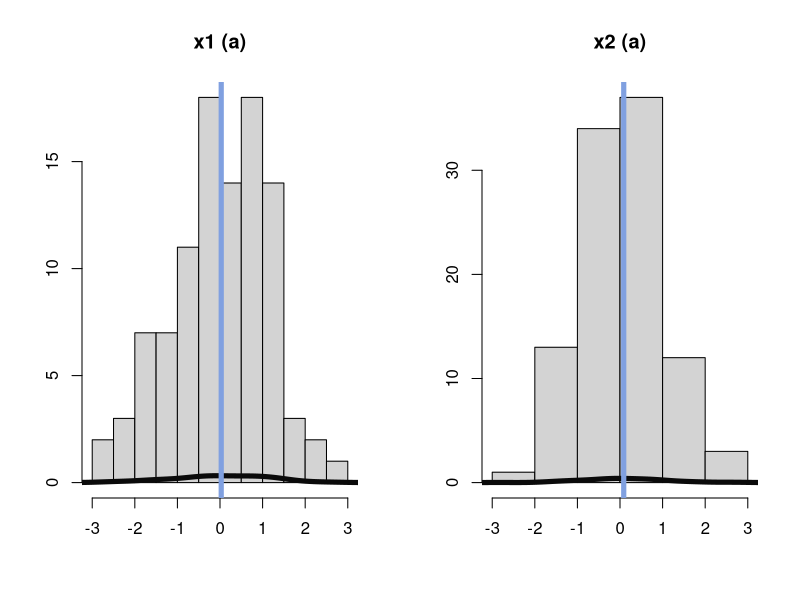
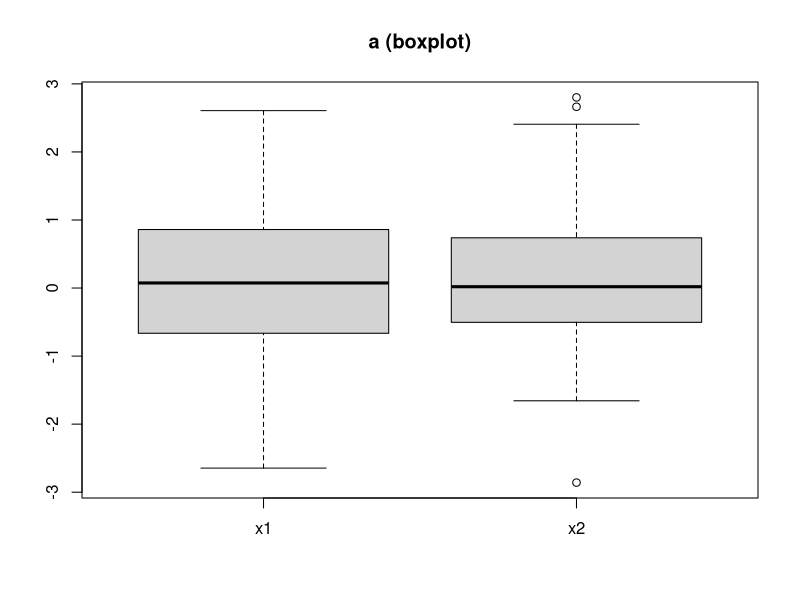
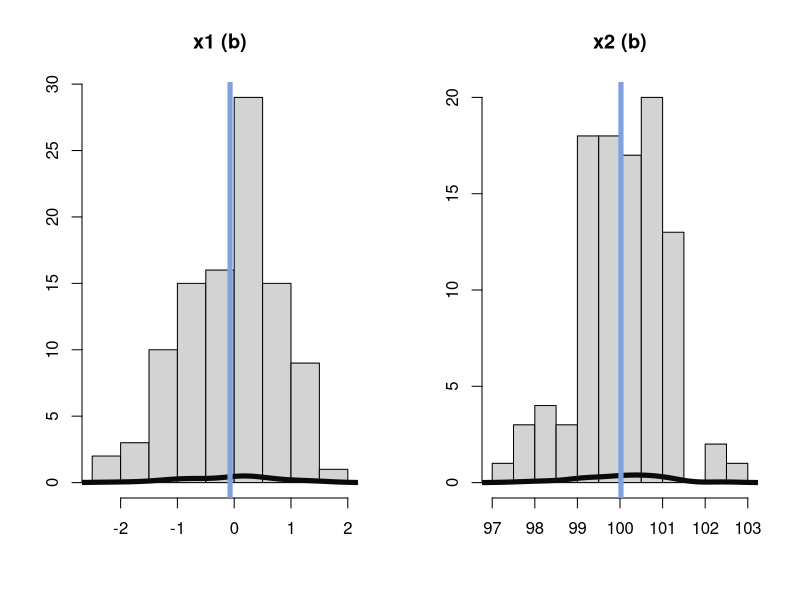
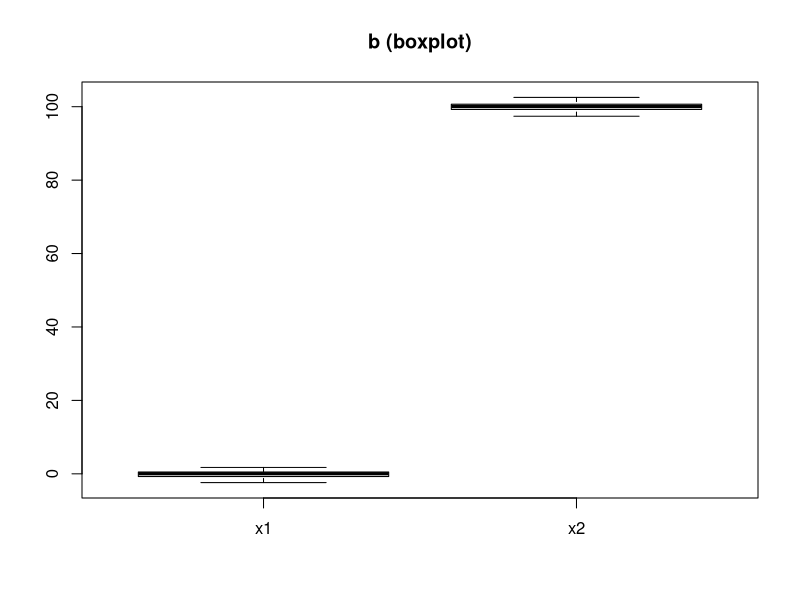
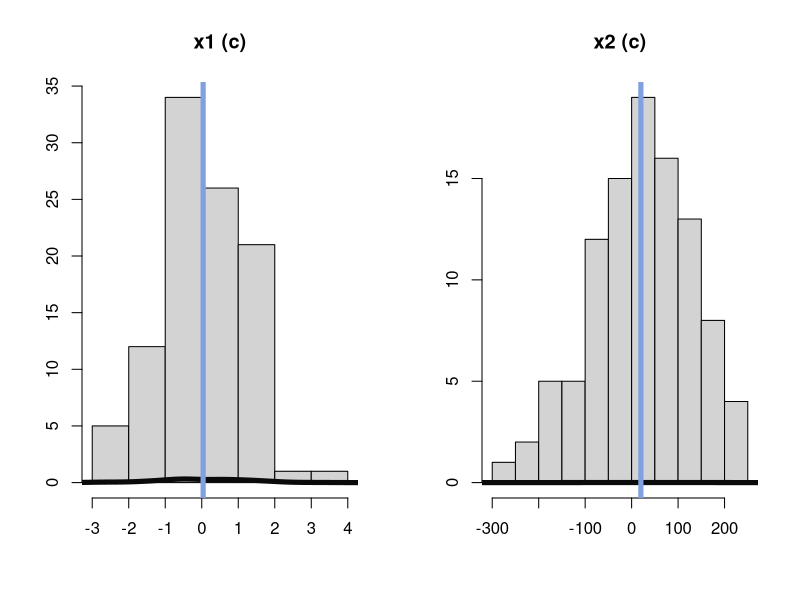
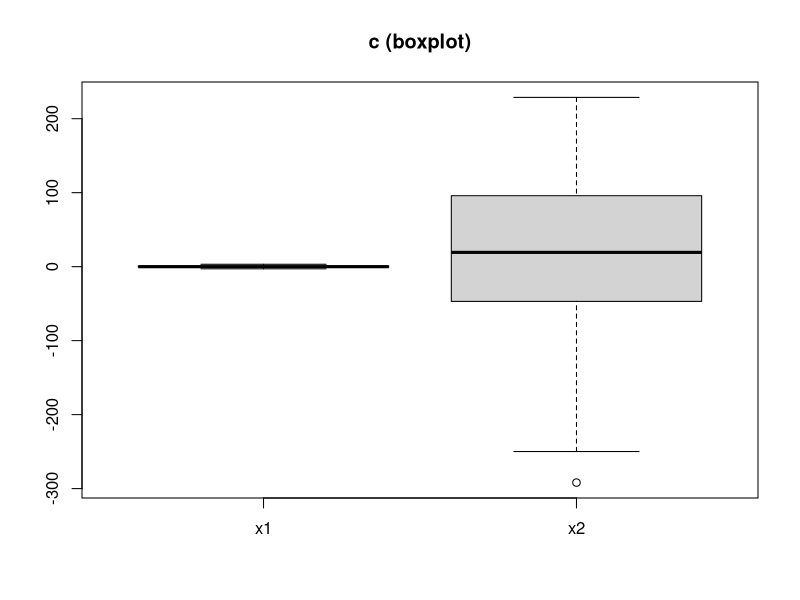
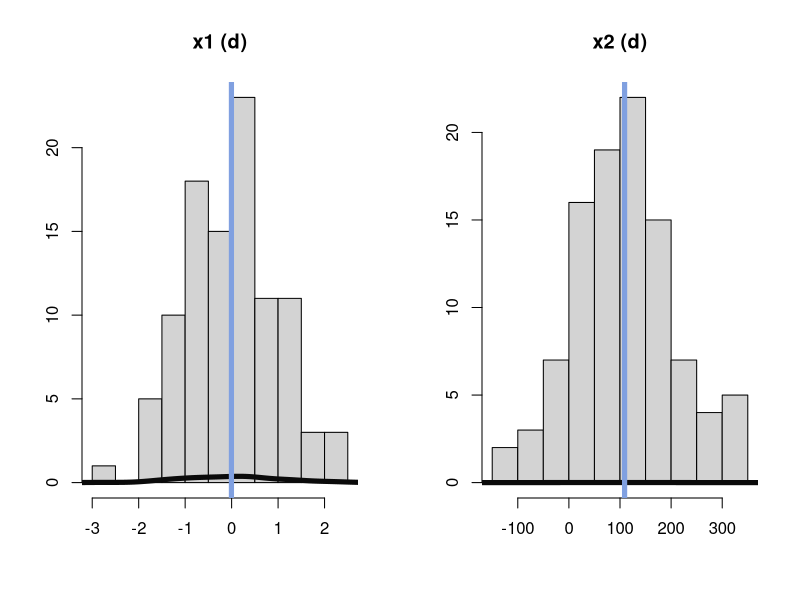
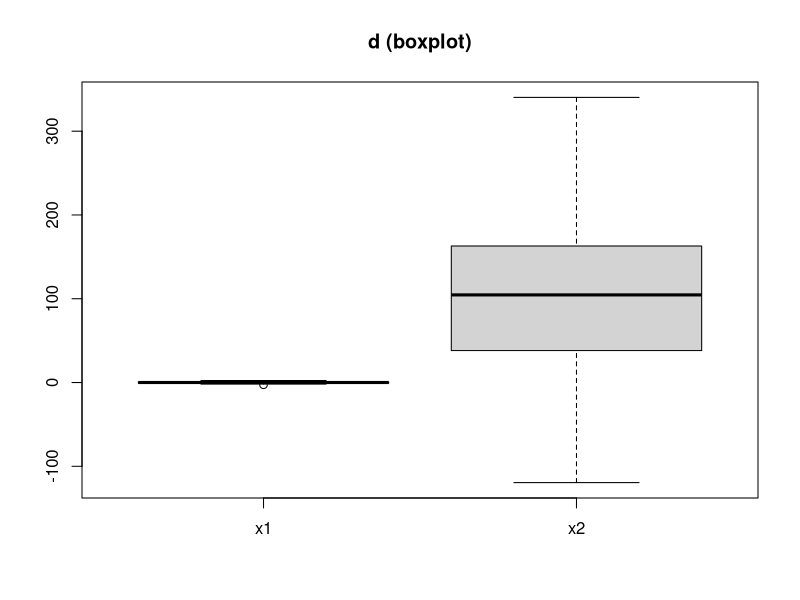

R code for these plots, in order:
library(nortest) # install.packages('nortest')

n <- 100

a1 <- rnorm(n, mean = 0, sd = 1)
a2 <- rnorm(n, mean = 0, sd = 1)

b1 <- rnorm(n, mean = 0, sd = 1)
b2 <- rnorm(n, mean = 100, sd = 1)

c1 <- rnorm(n, mean = 0, sd = 1)
c2 <- rnorm(n, mean = 0, sd = 100)

d1 <- rnorm(n, mean = 0, sd = 1)
d2 <- rnorm(n, mean = 100, sd = 100)

# ===================================================

compare <- function(name, x1, x2) {
  par(mfrow = c(1, 2))
  hist(x1, main = sprintf('x1 (%s)', name), xlab = '', ylab = '')
  lines(density(x1), col = '#0a0a0a', lwd = 5)
  abline(v = mean(x1), col = '#80a0e0', lwd = 5)
  
  hist(x2, main = sprintf('x2 (%s)', name), xlab = '', ylab = '')
  lines(density(x2), col = '#0a0a0a', lwd = 5)
  abline(v = mean(x2), col = '#80a0e0', lwd = 5)
  
  par(mfrow = c(1, 1))
  boxplot(x1, x2, names = c('x1', 'x2'), main = sprintf('%s (boxplot)', name))
  
  list(
    x1.shapiro.p_value = shapiro.test(x1)$p.value,
    x2.shapiro.p_value = shapiro.test(x2)$p.value,
    t_test.p_value = t.test(x1, x2)$p.value,
    f_test.p_value = var.test(x1, x2)$p.value
  )
}

# ===================================================

a <- compare(name = 'a', x1 = a1, x2 = a2)
b <- compare(name = 'b', x1 = b1, x2 = b2)
c <- compare(name = 'c', x1 = c1, x2 = c2)
d <- compare(name = 'd', x1 = d1, x2 = d2)
